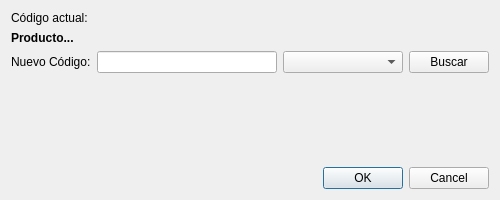
<?xml version="1.0" encoding="UTF-8"?>
<ui version="4.0">
 <class>DialogCambioCodigo</class>
 <widget class="QDialog" name="DialogCambioCodigo">
  <property name="geometry">
   <rect>
    <x>0</x>
    <y>0</y>
    <width>500</width>
    <height>200</height>
   </rect>
  </property>
  <property name="windowTitle">
   <string>Cambiar Código de Artículo</string>
  </property>
  <layout class="QVBoxLayout" name="verticalLayout">
   <item>
    <widget class="QLabel" name="labelInfo">
     <property name="text">
      <string>Código actual:</string>
     </property>
    </widget>
   </item>
   <item>
    <widget class="QLabel" name="labelArticulo">
     <property name="font">
      <font>
       <bold>true</bold>
      </font>
     </property>
     <property name="text">
      <string>Producto...</string>
     </property>
     <property name="wordWrap">
      <bool>true</bool>
     </property>
    </widget>
   </item>
   <item>
    <layout class="QHBoxLayout" name="horizontalLayout">
     <item>
      <widget class="QLabel" name="label_3">
       <property name="text">
        <string>Nuevo Código:</string>
       </property>
      </widget>
     </item>
     <item>
      <widget class="QLineEdit" name="lineEditNuevoCodigo"/>
     </item>
     <item>
      <widget class="QComboBox" name="comboBoxFuente">
       <property name="minimumSize">
        <size>
         <width>120</width>
         <height>0</height>
        </size>
       </property>
      </widget>
     </item>
     <item>
      <widget class="QPushButton" name="pushButtonBuscarNube">
       <property name="text">
        <string>Buscar</string>
       </property>
      </widget>
     </item>
    </layout>
   </item>
   <item>
    <spacer name="verticalSpacer">
     <property name="orientation">
      <enum>Qt::Orientation::Vertical</enum>
     </property>
     <property name="sizeHint" stdset="0">
      <size>
       <width>20</width>
       <height>40</height>
      </size>
     </property>
    </spacer>
   </item>
   <item>
    <widget class="QDialogButtonBox" name="buttonBox">
     <property name="orientation">
      <enum>Qt::Orientation::Horizontal</enum>
     </property>
     <property name="standardButtons">
      <set>QDialogButtonBox::StandardButton::Cancel|QDialogButtonBox::StandardButton::Ok</set>
     </property>
    </widget>
   </item>
  </layout>
 </widget>
 <resources/>
 <connections>
  <connection>
   <sender>buttonBox</sender>
   <signal>accepted()</signal>
   <receiver>DialogCambioCodigo</receiver>
   <slot>accept()</slot>
   <hints>
    <hint type="sourcelabel">
     <x>248</x>
     <y>254</y>
    </hint>
    <hint type="destinationlabel">
     <x>157</x>
     <y>274</y>
    </hint>
   </hints>
  </connection>
  <connection>
   <sender>buttonBox</sender>
   <signal>rejected()</signal>
   <receiver>DialogCambioCodigo</receiver>
   <slot>reject()</slot>
   <hints>
    <hint type="sourcelabel">
     <x>316</x>
     <y>260</y>
    </hint>
    <hint type="destinationlabel">
     <x>286</x>
     <y>274</y>
    </hint>
   </hints>
  </connection>
 </connections>
</ui>
